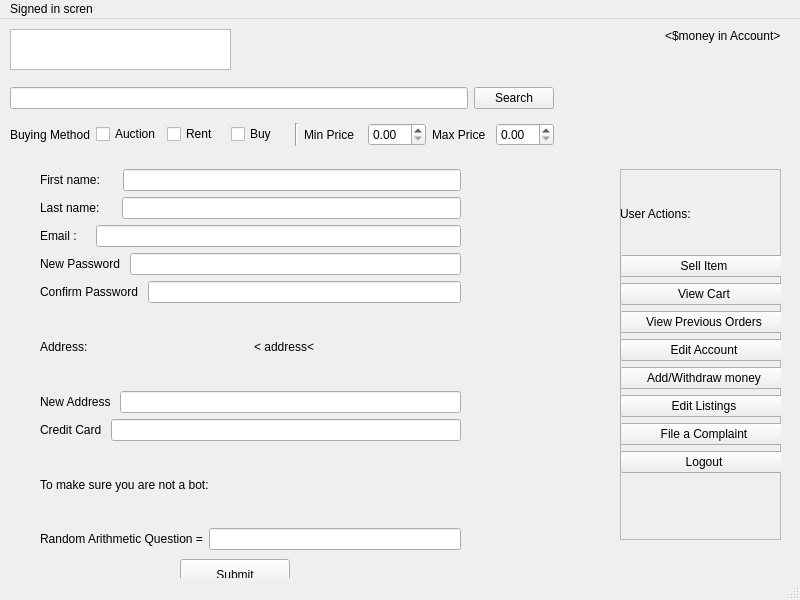
<?xml version="1.0" encoding="UTF-8"?>
<ui version="4.0">
 <class>MainWindow</class>
 <widget class="QMainWindow" name="MainWindow">
  <property name="geometry">
   <rect>
    <x>0</x>
    <y>0</y>
    <width>800</width>
    <height>600</height>
   </rect>
  </property>
  <property name="windowTitle">
   <string>MainWindow</string>
  </property>
  <widget class="QWidget" name="centralwidget">
   <widget class="QGraphicsView" name="Logo">
    <property name="geometry">
     <rect>
      <x>10</x>
      <y>10</y>
      <width>221</width>
      <height>41</height>
     </rect>
    </property>
   </widget>
   <widget class="QFrame" name="frame">
    <property name="geometry">
     <rect>
      <x>620</x>
      <y>150</y>
      <width>161</width>
      <height>371</height>
     </rect>
    </property>
    <property name="frameShape">
     <enum>QFrame::StyledPanel</enum>
    </property>
    <property name="frameShadow">
     <enum>QFrame::Raised</enum>
    </property>
    <widget class="QWidget" name="layoutWidget">
     <property name="geometry">
      <rect>
       <x>0</x>
       <y>10</y>
       <width>168</width>
       <height>294</height>
      </rect>
     </property>
     <layout class="QVBoxLayout" name="verticalLayout_4">
      <item>
       <widget class="QLabel" name="label_2">
        <property name="text">
         <string>User Actions:</string>
        </property>
       </widget>
      </item>
      <item>
       <widget class="QPushButton" name="sell_button">
        <property name="text">
         <string>Sell Item</string>
        </property>
       </widget>
      </item>
      <item>
       <widget class="QPushButton" name="cart_button">
        <property name="text">
         <string>View Cart</string>
        </property>
       </widget>
      </item>
      <item>
       <widget class="QPushButton" name="previous_orders_button">
        <property name="text">
         <string>View Previous Orders</string>
        </property>
       </widget>
      </item>
      <item>
       <widget class="QPushButton" name="edit_account_button">
        <property name="text">
         <string>Edit Account</string>
        </property>
       </widget>
      </item>
      <item>
       <widget class="QPushButton" name="withdraw_button">
        <property name="text">
         <string>Add/Withdraw money</string>
        </property>
       </widget>
      </item>
      <item>
       <widget class="QPushButton" name="edit_listings_button">
        <property name="text">
         <string>Edit Listings</string>
        </property>
       </widget>
      </item>
      <item>
       <widget class="QPushButton" name="complaint_button">
        <property name="text">
         <string>File a Complaint</string>
        </property>
       </widget>
      </item>
      <item>
       <widget class="QPushButton" name="signin_button">
        <property name="text">
         <string>Logout</string>
        </property>
       </widget>
      </item>
     </layout>
    </widget>
   </widget>
   <widget class="QWidget" name="layoutWidget">
    <property name="geometry">
     <rect>
      <x>10</x>
      <y>60</y>
      <width>544</width>
      <height>76</height>
     </rect>
    </property>
    <layout class="QVBoxLayout" name="verticalLayout">
     <item>
      <layout class="QHBoxLayout" name="horizontalLayout_3">
       <item>
        <widget class="QLineEdit" name="SearchInputBar"/>
       </item>
       <item>
        <widget class="QPushButton" name="SearchSubmissionButton">
         <property name="text">
          <string>Search</string>
         </property>
        </widget>
       </item>
      </layout>
     </item>
     <item>
      <layout class="QHBoxLayout" name="horizontalLayout">
       <item>
        <widget class="QLabel" name="label">
         <property name="text">
          <string>Buying Method</string>
         </property>
        </widget>
       </item>
       <item>
        <widget class="QCheckBox" name="AuctioncheckBox">
         <property name="text">
          <string>Auction</string>
         </property>
        </widget>
       </item>
       <item>
        <widget class="QCheckBox" name="rentcheckbox">
         <property name="text">
          <string>Rent</string>
         </property>
        </widget>
       </item>
       <item>
        <widget class="QCheckBox" name="Buycheckbox">
         <property name="text">
          <string>Buy</string>
         </property>
        </widget>
       </item>
       <item>
        <widget class="Line" name="line">
         <property name="orientation">
          <enum>Qt::Vertical</enum>
         </property>
        </widget>
       </item>
       <item>
        <widget class="QLabel" name="MinLabel">
         <property name="text">
          <string>Min Price</string>
         </property>
        </widget>
       </item>
       <item>
        <widget class="QDoubleSpinBox" name="MindoubleSpinBox"/>
       </item>
       <item>
        <widget class="QLabel" name="MinLabel_2">
         <property name="text">
          <string>Max Price</string>
         </property>
        </widget>
       </item>
       <item>
        <widget class="QDoubleSpinBox" name="MindoubleSpinBox_2"/>
       </item>
      </layout>
     </item>
    </layout>
   </widget>
   <widget class="QWidget" name="layoutWidget">
    <property name="geometry">
     <rect>
      <x>570</x>
      <y>10</y>
      <width>211</width>
      <height>15</height>
     </rect>
    </property>
    <layout class="QHBoxLayout" name="horizontalLayout_2">
     <item>
      <widget class="QLabel" name="first_name_text">
       <property name="text">
        <string>&lt;FirstName&gt;</string>
       </property>
      </widget>
     </item>
     <item>
      <widget class="QLabel" name="money_text">
       <property name="text">
        <string>&lt;$money in Account&gt;</string>
       </property>
      </widget>
     </item>
    </layout>
   </widget>
   <widget class="QWidget" name="layoutWidget_2">
    <property name="geometry">
     <rect>
      <x>40</x>
      <y>150</y>
      <width>421</width>
      <height>381</height>
     </rect>
    </property>
    <layout class="QVBoxLayout" name="verticalLayout_2">
     <item>
      <layout class="QHBoxLayout" name="horizontalLayout_4">
       <item>
        <widget class="QLabel" name="label_3">
         <property name="text">
          <string>First name: </string>
         </property>
        </widget>
       </item>
       <item>
        <widget class="QLabel" name="firstname_text">
         <property name="text">
          <string>&lt;FirstName&gt;</string>
         </property>
        </widget>
       </item>
       <item>
        <widget class="QLineEdit" name="first_name_field"/>
       </item>
      </layout>
     </item>
     <item>
      <layout class="QHBoxLayout" name="horizontalLayout_5">
       <item>
        <widget class="QLabel" name="label_4">
         <property name="text">
          <string>Last name: </string>
         </property>
        </widget>
       </item>
       <item>
        <widget class="QLabel" name="label_11">
         <property name="text">
          <string>&lt;Last Name&gt;</string>
         </property>
        </widget>
       </item>
       <item>
        <widget class="QLineEdit" name="last_name_field"/>
       </item>
      </layout>
     </item>
     <item>
      <layout class="QHBoxLayout" name="horizontalLayout_7">
       <item>
        <widget class="QLabel" name="label_6">
         <property name="text">
          <string>Email :</string>
         </property>
        </widget>
       </item>
       <item>
        <widget class="QLabel" name="email_text">
         <property name="text">
          <string>&lt;email&gt;</string>
         </property>
        </widget>
       </item>
       <item>
        <widget class="QLineEdit" name="email_field"/>
       </item>
      </layout>
     </item>
     <item>
      <layout class="QHBoxLayout" name="horizontalLayout_8">
       <item>
        <widget class="QLabel" name="password_field">
         <property name="text">
          <string>New Password </string>
         </property>
        </widget>
       </item>
       <item>
        <widget class="QLineEdit" name="username_field_2"/>
       </item>
      </layout>
     </item>
     <item>
      <layout class="QHBoxLayout" name="horizontalLayout_9">
       <item>
        <widget class="QLabel" name="password_confirmation_field">
         <property name="text">
          <string>Confirm Password </string>
         </property>
        </widget>
       </item>
       <item>
        <widget class="QLineEdit" name="username_field_3"/>
       </item>
      </layout>
     </item>
     <item>
      <layout class="QHBoxLayout" name="horizontalLayout_6">
       <item>
        <widget class="QLabel" name="label_7">
         <property name="text">
          <string>Address:</string>
         </property>
        </widget>
       </item>
       <item>
        <widget class="QLabel" name="label_5">
         <property name="text">
          <string>&lt; address&lt;</string>
         </property>
        </widget>
       </item>
      </layout>
     </item>
     <item>
      <layout class="QHBoxLayout" name="horizontalLayout_10">
       <item>
        <widget class="QLabel" name="password_field_2">
         <property name="text">
          <string>New Address </string>
         </property>
        </widget>
       </item>
       <item>
        <widget class="QLineEdit" name="username_field_4"/>
       </item>
      </layout>
     </item>
     <item>
      <layout class="QHBoxLayout" name="horizontalLayout_11">
       <item>
        <widget class="QLabel" name="label_8">
         <property name="text">
          <string>Credit Card </string>
         </property>
        </widget>
       </item>
       <item>
        <widget class="QLineEdit" name="address_field_2"/>
       </item>
      </layout>
     </item>
     <item>
      <widget class="QLabel" name="label_9">
       <property name="text">
        <string>To make sure you are not a bot:</string>
       </property>
      </widget>
     </item>
     <item>
      <layout class="QHBoxLayout" name="horizontalLayout_12">
       <item>
        <widget class="QLabel" name="label_10">
         <property name="text">
          <string>Random Arithmetic Question =</string>
         </property>
        </widget>
       </item>
       <item>
        <widget class="QLineEdit" name="address_field_3"/>
       </item>
      </layout>
     </item>
    </layout>
   </widget>
   <widget class="QPushButton" name="pushButton">
    <property name="geometry">
     <rect>
      <x>180</x>
      <y>540</y>
      <width>110</width>
      <height>32</height>
     </rect>
    </property>
    <property name="text">
     <string>Submit</string>
    </property>
   </widget>
   <zorder>layoutWidget</zorder>
   <zorder>frame</zorder>
   <zorder>layoutWidget</zorder>
   <zorder>Logo</zorder>
   <zorder>layoutWidget_2</zorder>
   <zorder>pushButton</zorder>
   <zorder>label_7</zorder>
   <zorder>label_5</zorder>
  </widget>
  <widget class="QMenuBar" name="menubar">
   <property name="geometry">
    <rect>
     <x>0</x>
     <y>0</y>
     <width>800</width>
     <height>22</height>
    </rect>
   </property>
   <widget class="QMenu" name="menuSigned_in_scren">
    <property name="title">
     <string>Signed in scren</string>
    </property>
   </widget>
   <addaction name="menuSigned_in_scren"/>
  </widget>
  <widget class="QStatusBar" name="statusbar"/>
 </widget>
 <resources/>
 <connections/>
</ui>
